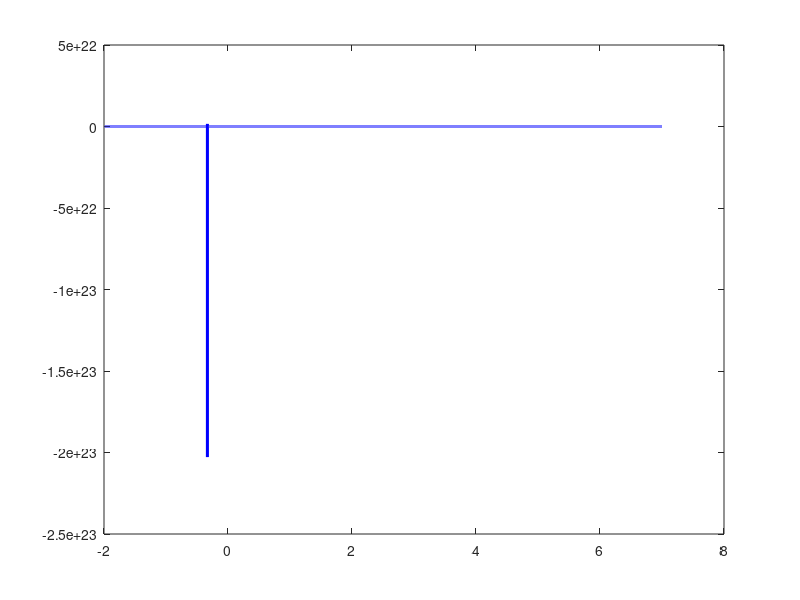

Here is the MATLAB script that generated this plot: (Note: this script raises an error after producing the figure.)
% 2b) Plotting the function f(x) to identify roots

clear; clc; close all; % Clear workspace, command window, and close figures

% Define the function f(x)
f = @(x) 61*x - ((x.^2 + x + 0.03) ./ (3*x + 1)).^7 - 20*x.*exp(-x);

% Generate x-values for plotting in the range [-3, 7] with 100,000 points
x = linspace(-2, 7, 100000);

% Compute y-values using the function
y = f(x);

% Create a figure for the plot
figure;
% increase figure width 
set(gcf, 'Position', get(0, 'Screensize'));
plot(x, y, 'b', 'LineWidth', 2); % Plot f(x) with a blue line and increased thickness
hold on;

% Add a horizontal reference line at y = 0 to indicate root locations
yline(0, 'k--'); % Dashed black line at y = 0

% Label the axes
xlabel('x'); % x-axis label
ylabel('f(x)'); % y-axis label

% Adjust y-axis limits for better visibility
ylim([-100, 250]);

% Adjust x-axis limits for better visibility
xlim([-2, 7]);

% Adjust x-axis tick marks for better visibility
xticks(-2:0.5:7);

title('Plot of f(x) to Identify Roots');

grid on;
hold off;
